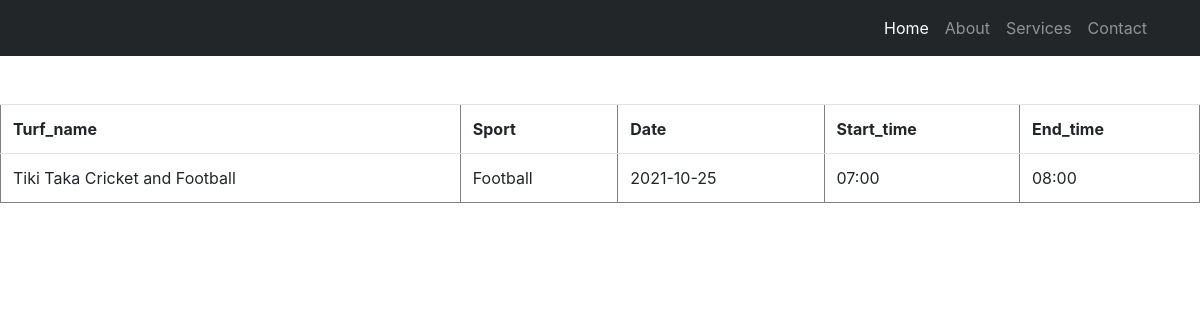
The app's page /turf/bookings (signed in) with its own data.
### turf/models.py (models this page shows, shortened)
class Booking_slot3(models.Model):
    user=models.ForeignKey(User,on_delete=models.CASCADE)
    t_name=models.CharField(max_length=100)
    date=models.CharField(max_length=100)
    s_time=models.CharField(max_length=100)
    e_time=models.CharField(max_length=100)
    total = models.CharField(max_length=100)
    s_type=models.CharField(max_length=50)

### turf/views.py (the view)
# urls.py: path('bookings',views.bookings,name='bookings'),
def bookings(request):
    b=Booking_slot3.objects.filter(user=request.user.id)
    return render(request,'bookings.html',{'b':b})

### templates/bookings.html (shortened to what this page needs)
{%load static%}
<!DOCTYPE html>
<html lang="en">
<head>
    <link rel="stylesheet" href="https://cdn.jsdelivr.net/npm/bootstrap@4.6.0/dist/css/bootstrap.min.css"
>
<link href="{% static 'css/nav.css'%}" rel="stylesheet" type="text/css">
</head>
<body>
<nav class="navbar navbar-expand-lg navbar-dark navbar-custom fixed-top">
    <div class="container">
        <div class="collapse navbar-collapse" id="navbarResponsive">
            <ul class="navbar-nav ml-auto">
                <li class="nav-item active">
                    <a class="nav-link" href="http://127.0.0.1:8000/">Home
                    </a>
                </li>
                <li class="nav-item">
                    <a class="nav-link" href="#">About</a>
                </li>
                <li class="nav-item">
                    <a class="nav-link" href="#">Services</a>
                </li>
                <li class="nav-item">
                    <a class="nav-link" href="#">Contact</a>
                </li>
            </ul>
        </div>
    </div>
</nav><br><br>
<table border="1" class="table">
    <tr>
        <th>Turf_name</th>
        <th>Sport</th>
        <th>Date</th>
        <th>Start_time</th>
        <th>End_time</th>
    </tr>
    {%for i in b%}
    <tr>
        <td>{{i.t_name}}</td>
        <td>{{i.s_type}}</td>
        <td>{{i.date}}</td>
        <td>{{i.s_time}}</td>
        <td>{{i.e_time}}</td>
    </tr>
    {%endfor%}
</table>
</body>
</html>

### static/css/nav.css (style rules this page uses)
* { margin: 0; padding: 0; list-style-type:none; }

### templates/bookings.html (style rules this page uses)
.navbar-custom { background-color:#222629 }
body { padding-top:56px; }

### records on screen
Booking_slot3: t_name "Tiki Taka Cricket and Football", s_type "Football", date "2021-10-25", s_time "07:00", e_time "08:00"
